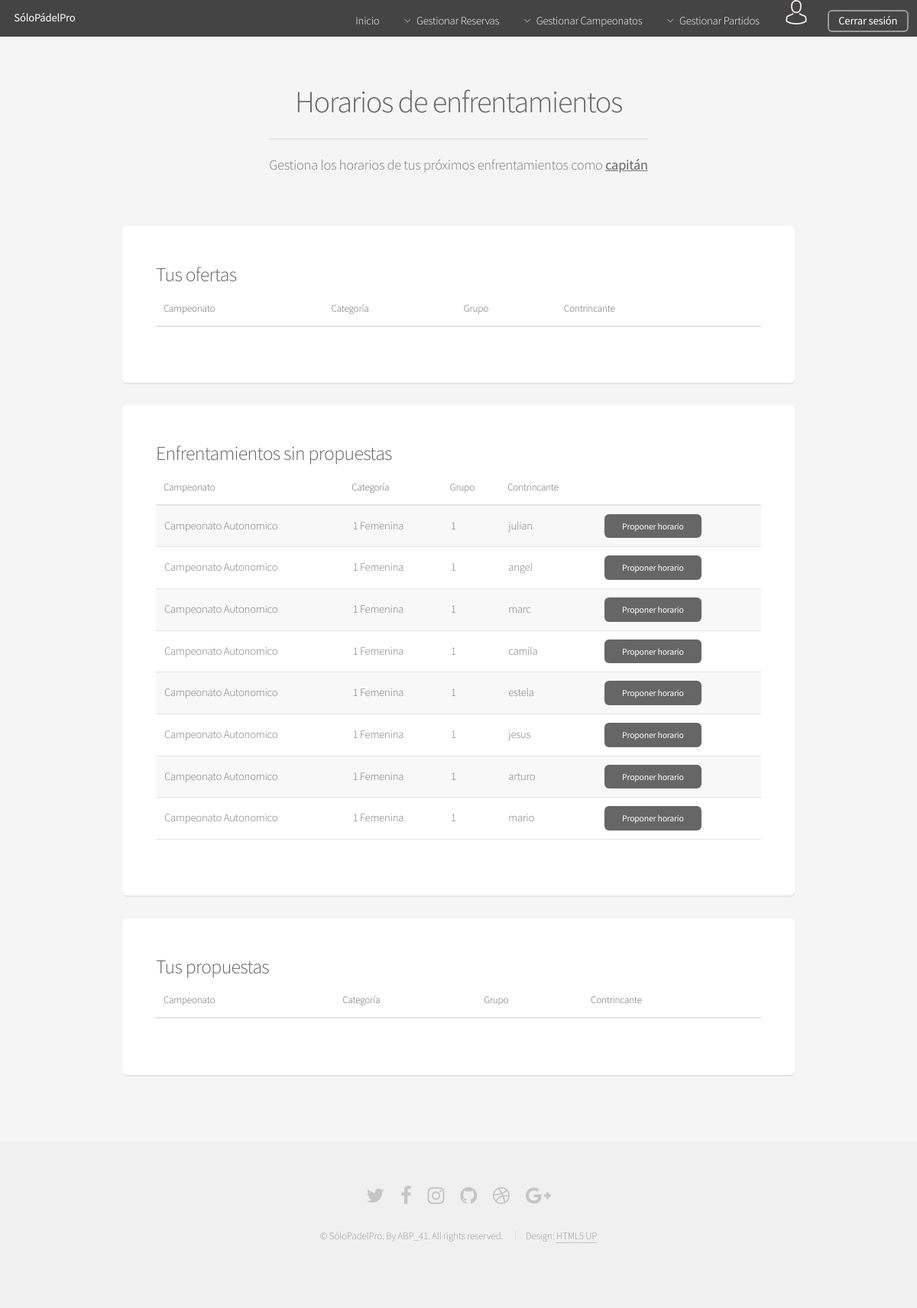
The page /Controllers/ENFRENTAMIENTO_Controller.php?action=GESHORARIOS (signed in) on the database its author committed.
### tables this page shows
CREATE TABLE IF NOT EXISTS ENFRENTAMIENTO(
  ID int(225) AUTO_INCREMENT NOT NULL,
  GRUPO_ID int(225) NOT NULL,
  RESULTADO varchar(25),
  PAREJA_1 int(225) NOT NULL,
  PAREJA_2 int(225) NOT NULL,
  RESERVA_ID int(225),
  PRIMARY KEY(ID),
  FOREIGN KEY (PAREJA_1) REFERENCES PAREJA (ID) ON DELETE CASCADE,
  FOREIGN KEY (PAREJA_2) REFERENCES PAREJA (ID) ON DELETE CASCADE,
  FOREIGN KEY (RESERVA_ID) REFERENCES RESERVA (ID) ON DELETE CASCADE,
  FOREIGN KEY (GRUPO_ID) REFERENCES GRUPO (ID) ON DELETE CASCADE
);

CREATE TABLE IF NOT EXISTS CAMPEONATO(
  ID int(225) AUTO_INCREMENT NOT NULL,
  NOMBRE varchar(50) NOT NULL,
  FECHA date NOT NULL,
  PRIMARY KEY(ID)
);

CREATE TABLE IF NOT EXISTS CATEGORIA(
  ID int(225) AUTO_INCREMENT NOT NULL,
  NIVEL int(5) NOT NULL,
  GENERO varchar(10) NOT NULL,
  PRIMARY KEY (ID)
);

CREATE TABLE IF NOT EXISTS GRUPO(
  ID int(225) AUTO_INCREMENT NOT NULL ,
  NOMBRE char(1) NOT NULL,
  CAMPEONATO_ID int(225) NOT NULL,
  CATEGORIA_ID int(225) NOT NULL,
  PRIMARY KEY(ID),
  FOREIGN KEY (CAMPEONATO_ID) REFERENCES CAMPEONATO (ID) ON DELETE CASCADE,
  FOREIGN KEY (CATEGORIA_ID) REFERENCES CATEGORIA (ID) ON DELETE CASCADE
);

CREATE TABLE IF NOT EXISTS PAREJA(
  ID int(225) AUTO_INCREMENT NOT NULL,
  JUGADOR_1 varchar(25) NOT NULL,
  JUGADOR_2 varchar(25) NOT NULL,
  CAPITAN varchar(25) NOT NULL,
  PRIMARY KEY(ID),
  FOREIGN KEY (JUGADOR_1) REFERENCES USUARIO (LOGIN) ON DELETE CASCADE,
  FOREIGN KEY (JUGADOR_2) REFERENCES USUARIO (LOGIN) ON DELETE CASCADE,
  FOREIGN KEY (CAPITAN) REFERENCES USUARIO (LOGIN) ON DELETE CASCADE
);

### Models/ENFRENTAMIENTO_Model.php (called while the page is built, shortened)
<?php
class ENFRENTAMIENTO_Model{
	function __construct($grupo_id,$resultado,$pareja_1,$pareja_2,$reserva_id){
        include_once '../Functions/Access_DB.php';
        $this->mysqli = ConnectDB();
    }
    function SHOW_ENFRENTAMIENTOS1($login_us){
        $sql_par = "SELECT * FROM PAREJA WHERE (CAPITAN = '$login_us')";
        if($result_par = $this->mysqli->query($sql_par)){
            while($row_pareja = mysqli_fetch_array($result_par)){
                $id_pareja = $row_pareja['ID'];
                $sql_enf = "SELECT  CA.NOMBRE AS CAM_NOMBRE,
                                    CT.NIVEL,
                                    CT.GENERO,
                                    G.NOMBRE AS GR_NOMBRE,
                                    P.CAPITAN,
                                    E.ID AS ID_ENFRENTAMIENTO,
                                    E.PAREJA_1 AS ID_PAREJA
                                    FROM
                                    ENFRENTAMIENTO E,
                                    PAREJA P,
                                    GRUPO G,
                                    CATEGORIA CT,
                                    CAMPEONATO CA
                                    WHERE
                                    (E.GRUPO_ID = G.ID) and
                                    (G.CAMPEONATO_ID = CA.ID) and
                                    (G.CATEGORIA_ID = CT.ID) and
                                    (E.PAREJA_2 = P.ID) and
                                    (E.PAREJA_1 = '$id_pareja') and
                                    (E.ID NOT IN (SELECT ENFRENTAMIENTO_ID FROM HUECO))
                            ";
                $result_enf = $this->mysqli->query($sql_enf);
                return $result_enf;
            }
        }
    }
    function SHOW_ENFRENTAMIENTOS2($login_us){
        $sql_par = "SELECT * FROM PAREJA WHERE (CAPITAN = '$login_us')";
        if($result_par = $this->mysqli->query($sql_par)){
            while($row_pareja = mysqli_fetch_array($result_par)){
                $id_pareja = $row_pareja['ID'];
                $sql_enf = "SELECT  CA.NOMBRE AS CAM_NOMBRE,
                                    CT.NIVEL,
                                    CT.GENERO,
                                    G.NOMBRE AS GR_NOMBRE,
                                    P.CAPITAN,
                                    E.ID AS ID_ENFRENTAMIENTO,
                                    E.PAREJA_2 AS ID_PAREJA
                                    FROM
                                    ENFRENTAMIENTO E,
                                    PAREJA P,
                                    GRUPO G,
                                    CATEGORIA CT,
                                    CAMPEONATO CA
                                    WHERE
                                    (E.GRUPO_ID = G.ID) and
                                    (G.CAMPEONATO_ID = CA.ID) and
                                    (G.CATEGORIA_ID = CT.ID) and
                                    (E.PAREJA_1 = P.ID) and
                                    (E.PAREJA_2 = '$id_pareja')
                            ";
                $result_enf = $this->mysqli->query($sql_enf);
                return $result_enf;
            }
        }
    }
}
?>

### Functions/Access_DB.php (called while the page is built, shortened)
<?php
function ConnectDB(){
   $conexion = mysqli_connect("localhost", "abp41", "abp41", "ABP") or (new MESSAGE('ERROR: No se ha podido conectar con la base de datos', '../index.php'));
 if ($conexion->connect_errno) {
    	return false;
 }else{
 	return $conexion;
 }
}
?>

### Views/ENFRENTAMIENTO/GESHORARIOS_View.php (the view, shortened to what this page needs)
<?php
class GestionHorarios{
	var $sinHorarios1;
	var $sinHorarios2;
	function __construct($tusOfertas1, $tusOfertas2, $sinHorarios1, $sinHorarios2, $tusPropuestas1, $tusPropuestas2){
		$this->sinHorarios1 =  $sinHorarios1;
		$this->sinHorarios2 =  $sinHorarios2;
		$this->render();
	}
function render(){
    include '../Views/HEADER_View.php';
?>
	<section id="main" class="container">
		<header>
		   <h2>Horarios de enfrentamientos</h2>
		    <p>Gestiona los horarios de tus próximos enfrentamientos como <u><b>capitán</b></u></p>
		 </header>
		<div class="row">
			<div class="col-12">
			    	<section class="box">
			    		<h3>Tus ofertas</h3>
			    		<div class="table-wrapper">
							<table>
								<thead >
									<tr>
										<th>Campeonato</th>
										<th>Categoría</th>
										<th>Grupo</th>
										<th>Contrincante</th>
										<th></th>
									</tr>
								</thead>
							</table>
						</div>
			    	</section>
			    	<section class="box">
			    		<h3>Enfrentamientos sin propuestas</h3>
			    		<div class="table-wrapper">
				    		<table>
									<thead >
										<tr>
											<th>Campeonato</th>
											<th>Categoría</th>
											<th>Grupo</th>
											<th>Contrincante</th>
											<th></th>
										</tr>
									</thead>
									<tbody>
						<?php
							while ($row_sinHorarios = mysqli_fetch_array($this->sinHorarios1)) {
						?>
									<tr>
										<td><?php echo $row_sinHorarios['CAM_NOMBRE']?></td>
										<td><?php echo $row_sinHorarios['NIVEL']." ".$row_sinHorarios['GENERO'] ?></td>
										<td><?php echo $row_sinHorarios['GR_NOMBRE']?></td>
										<td><?php echo $row_sinHorarios['CAPITAN']?></td>
										<td><a href="../Controllers/HUECO_Controller.php?action=PROPUESTA&enfrentamiento_id=<?php echo $row_sinHorarios['ID_ENFRENTAMIENTO']?>&pareja_id=<?php echo $row_sinHorarios['ID_PAREJA']?>" class="button small" >Proponer horario</a></td>
									</tr>
						<?php } ?>
						<?php
							while ($row_sinHorarios = mysqli_fetch_array($this->sinHorarios2)) {
						?>
									<tr>
										<td><?php echo $row_sinHorarios['CAM_NOMBRE']?></td>
										<td><?php echo $row_sinHorarios['NIVEL']." ".$row_sinHorarios['GENERO'] ?></td>
										<td><?php echo $row_sinHorarios['GR_NOMBRE']?></td>
										<td><?php echo $row_sinHorarios['CAPITAN']?></td>
										<td><a href="../Controllers/HUECO_Controller.php?action=PROPUESTA&enfrentamiento_id=<?php echo $row_sinHorarios['ID_ENFRENTAMIENTO']?>&pareja_id=<?php echo $row_sinHorarios['ID_PAREJA']?>" class="button small" >Proponer horario</a></td>
									</tr>
						<?php } ?>
						</tbody>
							</table>
						</div>
			    	</section>
			    	<section class="box">
			    		<h3>Tus propuestas</h3>
			    		<div class="table-wrapper">
				    		<table>
									<thead >
										<tr>
											<th>Campeonato</th>
											<th>Categoría</th>
											<th>Grupo</th>
											<th>Contrincante</th>
										</tr>
									</thead>
							</table>
						</div>
			    	</section>
			</div>
		</div>
    </section>
    <?php
        include '../Views/FOOTER_View.php';
        }
    }
    ?>

### rows shown on the page
enfrentamiento: campeonato.NOMBRE "Campeonato Autonomico", categoria.NIVEL "1", categoria.GENERO "Femenina", GRUPO_ID.NOMBRE "1", PAREJA_2.CAPITAN "julian"
enfrentamiento: campeonato.NOMBRE "Campeonato Autonomico", categoria.NIVEL "1", categoria.GENERO "Femenina", GRUPO_ID.NOMBRE "1", PAREJA_2.CAPITAN "angel"
enfrentamiento: campeonato.NOMBRE "Campeonato Autonomico", categoria.NIVEL "1", categoria.GENERO "Femenina", GRUPO_ID.NOMBRE "1", PAREJA_2.CAPITAN "marc"
enfrentamiento: campeonato.NOMBRE "Campeonato Autonomico", categoria.NIVEL "1", categoria.GENERO "Femenina", GRUPO_ID.NOMBRE "1", PAREJA_2.CAPITAN "camila"
enfrentamiento: campeonato.NOMBRE "Campeonato Autonomico", categoria.NIVEL "1", categoria.GENERO "Femenina", GRUPO_ID.NOMBRE "1", PAREJA_2.CAPITAN "estela"
enfrentamiento: campeonato.NOMBRE "Campeonato Autonomico", categoria.NIVEL "1", categoria.GENERO "Femenina", GRUPO_ID.NOMBRE "1", PAREJA_2.CAPITAN "jesus"
enfrentamiento: campeonato.NOMBRE "Campeonato Autonomico", categoria.NIVEL "1", categoria.GENERO "Femenina", GRUPO_ID.NOMBRE "1", PAREJA_1.CAPITAN "arturo"
enfrentamiento: campeonato.NOMBRE "Campeonato Autonomico", categoria.NIVEL "1", categoria.GENERO "Femenina", GRUPO_ID.NOMBRE "1", PAREJA_1.CAPITAN "mario"
